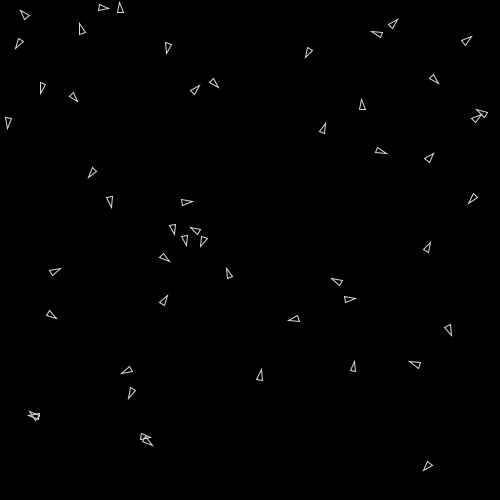
Frame 1 (no input)
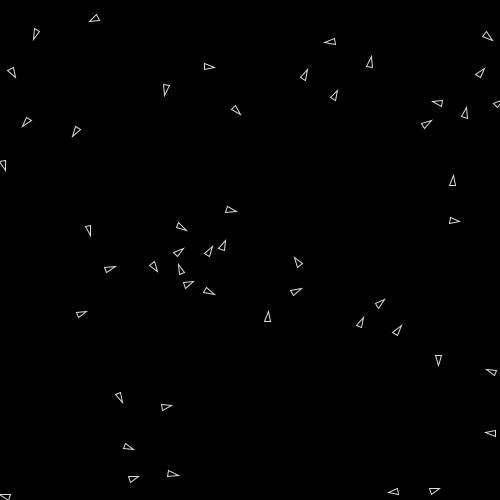
Frame 60 (the mouse pressed at the canvas centre just before this capture)
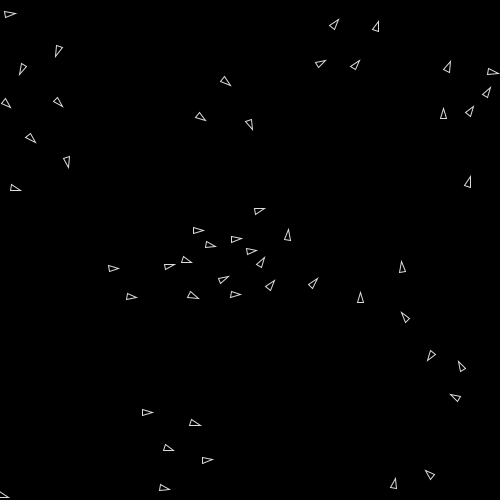
Frame 120 (the mouse held since frame 60 and released just before this capture)

The Processing sketch that drew these frames (run headless with seeded random() and noise(); from frame 60 on, the mouse is pressed at the canvas centre):

// Processing sketch: FlockingCode
// ── FlockingCode.pde
ArrayList<Vehicle> vehicles = new ArrayList<Vehicle>();
PVector wind = new PVector(.001, -.003);
PVector mouse = new PVector();

void setup() {
  size(500, 500);
  for (int i = 0; i < 50; i++) {
    vehicles.add(new Vehicle(random(width), random(height)));
  }
}

void draw() {
  mouse.set(mouseX, mouseY);
  background(0);
  for (Vehicle v : vehicles) {
    v.display();
    v.applyBehaviors(vehicles);
    v.update();
  }
}

void mousePressed() {
  vehicles.add(new Vehicle(mouseX, mouseY));
}


// ── vehicle_class.pde
class Vehicle {
  PVector loc, vel, acc;
  int size;
  float theta;
  float maxSpeed, responsiveness;

  Vehicle(float x, float y) {
    loc =  new PVector(x, y);
    vel = PVector.random2D();
    acc = new PVector(0, 0);
    size = 7;
    theta = vel.heading();
    maxSpeed = 3;
    responsiveness = .01;
  }

  void display() {
    pushMatrix();
    translate(loc.x, loc.y);
    rotate(theta);
    noFill();
    stroke(220);
    triangle(-size/2, -size/2, -size/2, size/2, size, 0);
    popMatrix();
  }

  void update() {
    vel.add(acc);
    theta = vel.heading();
    loc.add(vel); 
    //    vel.limit(maxSpeed);
    wrap();
    acc.set(0, 0);
  }

  void wrap() {
    if (loc.x < 0) {
      loc.x = width;
    }
    if (loc.x > width) {
      loc.x = 0;
    }
    if (loc.y < 0) {
      loc.y = height;
    }
    if (loc.y > height) {
      loc.y = 0;
    }
  }

  void applyBehaviors(ArrayList<Vehicle> veh) {
    PVector separate = avoid(vehicles);
    PVector cohere = cohere(vehicles);
    PVector seek = seek(mouse);
    PVector align = align(vehicles);
    separate.mult(1);
    cohere.mult(1);
    align.mult(1);
    seek.mult(0);
    applyForce(separate);
    applyForce(cohere);
    applyForce(seek);
    applyForce(align);
  }

  void applyForce(PVector force) {
    acc.add(force);
  }

  PVector align(ArrayList<Vehicle> veh) {
    PVector steer = new PVector();
    float neighborhood =100;
    int count = 0;
    PVector sum = new PVector(0, 0);
    for (Vehicle other : veh) {
      float d = loc.dist(other.loc);
      if (d > 0 && d < neighborhood) {
        sum.add(other.vel);
        count++;
      }
    }
    if (count > 0) {
      sum.div(count);
      sum.normalize();
      sum.mult(maxSpeed);
    }

    steer = PVector.sub(sum, vel);
    steer.normalize();
    steer.mult(responsiveness);
    return steer;
  }

  PVector seek(PVector target) {
    PVector desired = PVector.sub(target, loc);
    desired.normalize();
    desired.mult(maxSpeed);
    PVector steer = PVector.sub(desired, vel);
    steer.normalize();
    steer.mult(responsiveness);
    return steer;
  }

  PVector avoid(ArrayList<Vehicle> veh) {
    PVector steer = new PVector();
    float neighborhood = 50;
    PVector sum = new PVector();
    int count = 0;
    for (Vehicle other : veh) {
      float d = loc.dist(other.loc);
      if (d > 0 & d < neighborhood) {
        PVector diff = PVector.sub(loc, other.loc);
        diff.normalize();
        diff.div(d);
        sum.add(diff);
        count++;
      }
    }
    if (count > 0) {
      sum.div(count);
      sum.normalize();
      sum.mult(maxSpeed);
      steer = PVector.sub(sum, vel);
      steer.mult(responsiveness);
    }
    return steer;
  }

  PVector cohere(ArrayList<Vehicle> veh) {
    PVector steer = new PVector();
    float separation = size*5;
    float neighborhood = size*10;
    PVector sum = new PVector(0, 0);
    int count = 0;
    for (Vehicle other : veh) {
      float d = loc.dist(other.loc);
      if (d > separation && d < neighborhood) {
        PVector desired = PVector.sub(other.loc, loc);
        desired.normalize();
        desired.mult(d);
        sum.add(desired);
        count++;
      }
    }
    if (count > 0) {
      sum.div(count);
      sum.normalize();
      sum.mult(maxSpeed);
      steer = PVector.sub(sum, vel);
      steer.mult(responsiveness);
    }
    return steer;
  }
}
